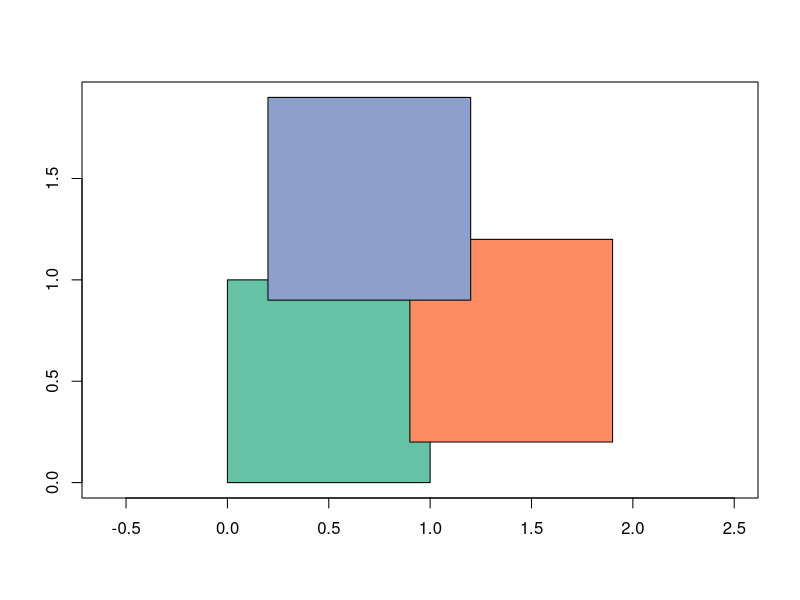
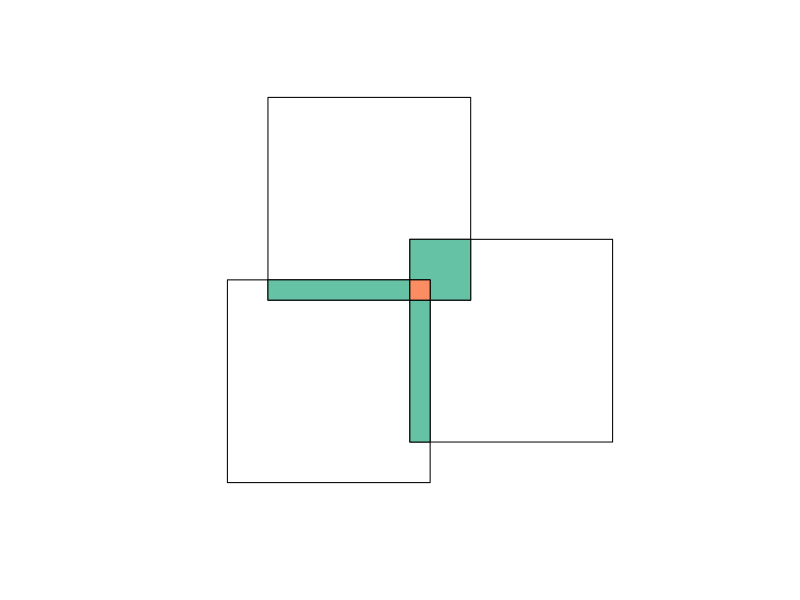
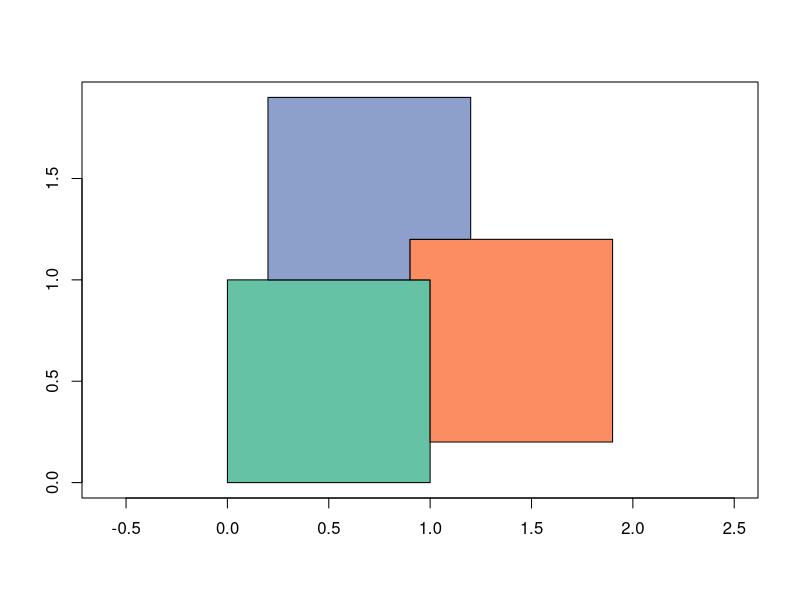

R code for these plots, in order:
library(sf)

## Loading required package: methods

## Linking to GEOS 3.5.1, GDAL 2.1.2, proj.4 4.9.3

pol = st_polygon(list(rbind(c(0,0), c(1,0), c(1,1), c(0,1), c(0,0))))
b = st_sfc(pol, pol + c(.9, .2), pol + c(.2, .9))
#par(mar = rep(0, 4))
plot(b,col = sf.colors(3, categorical = TRUE), axes = TRUE)

i = st_intersection(st_sf(b))
#par(mar = rep(0, 9))
cl = sf.colors(3, categorical = TRUE)
plot(b)
plot(i[i$n.overlaps == 2,], col = cl[1], add = TRUE, axes=TRUE)
plot(i[i$n.overlaps == 3,], col = cl[2], add = TRUE, axes=TRUE)

(i = st_intersection(b))

d = st_difference(b)
plot(d, col = cl, axes=TRUE)
st_overlaps(i)
st_overlaps(d)
